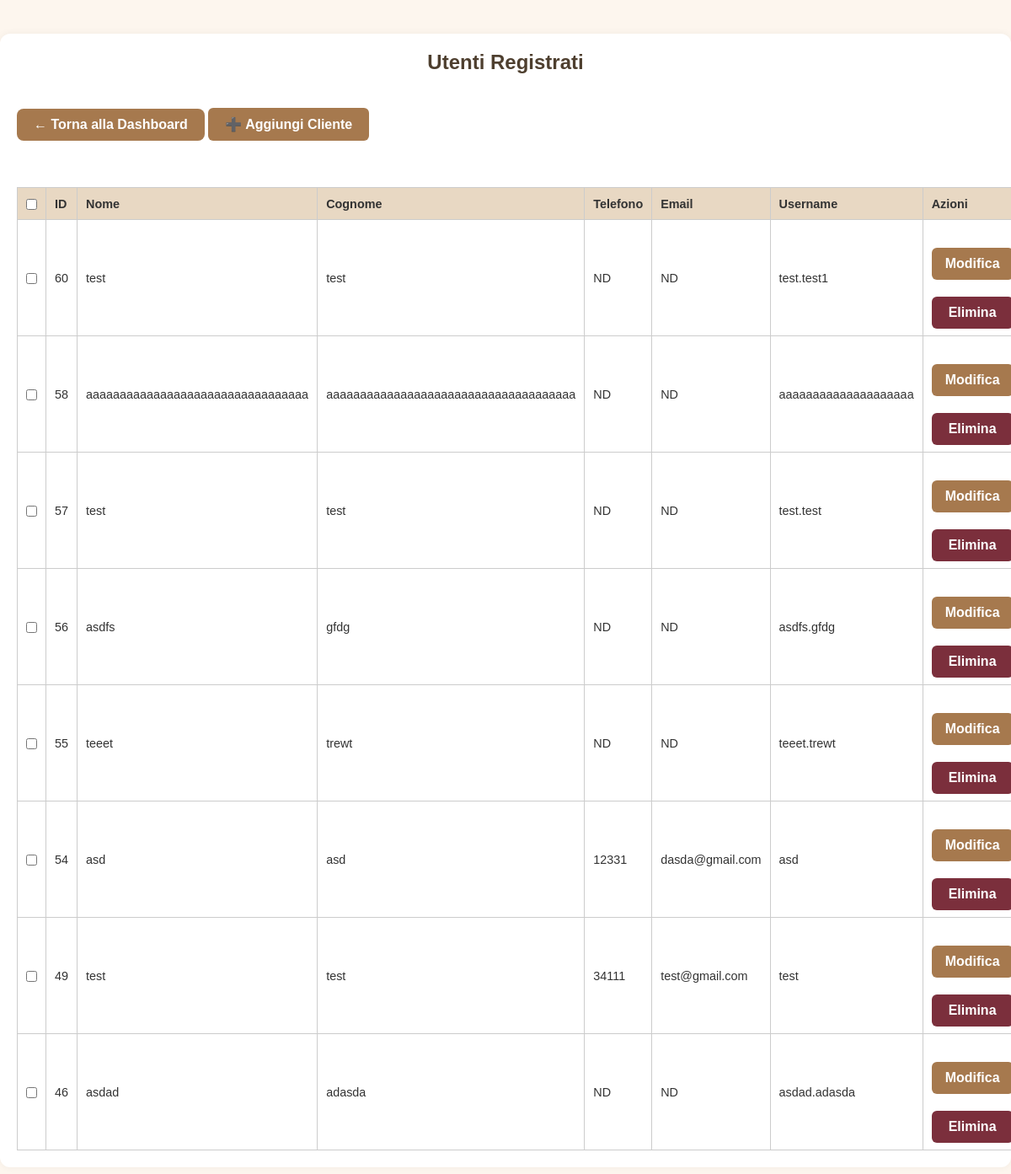
/admin_users (signed in), run on an earlier commit of the app's database.
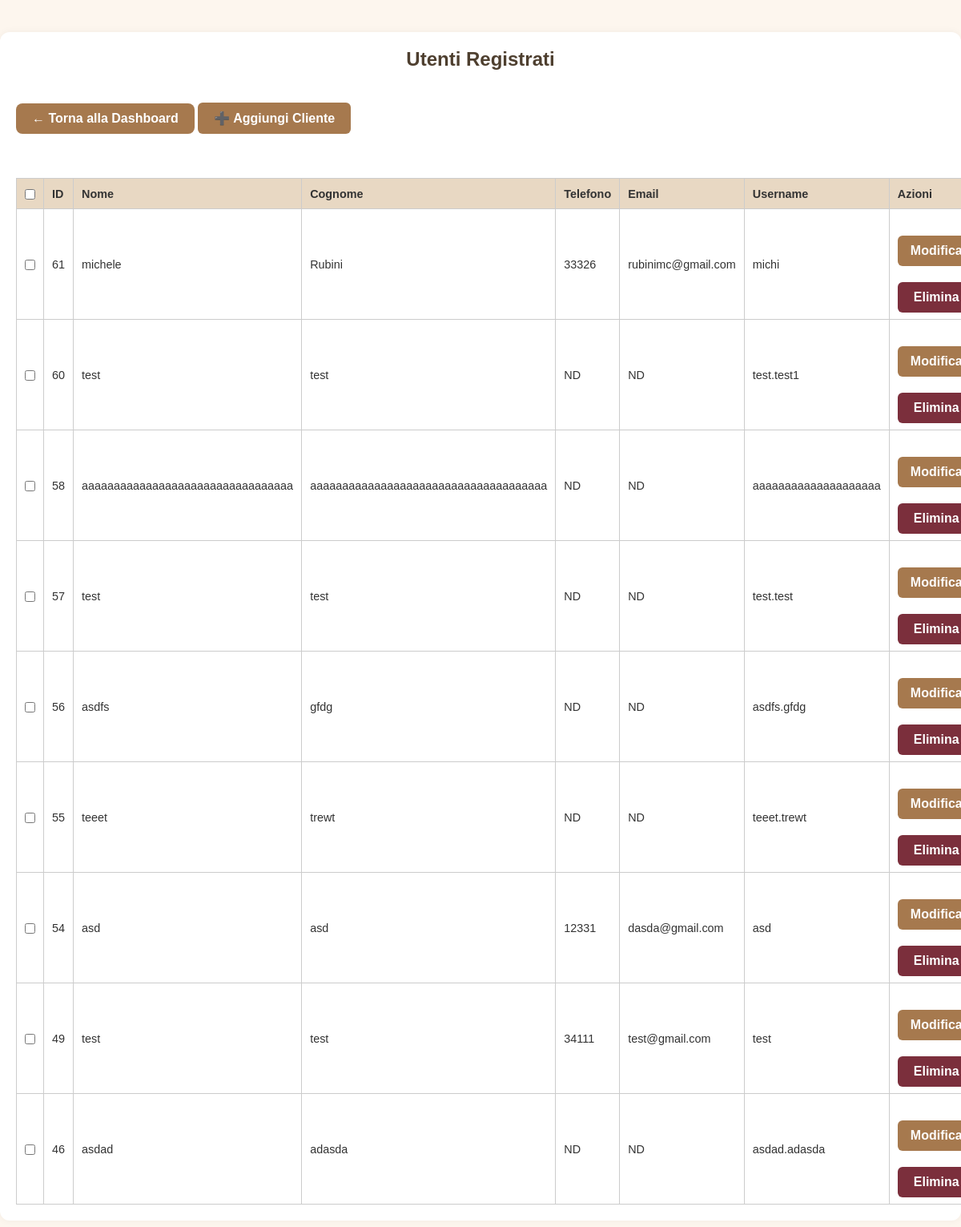
And on a later commit of the database.
### tables this page shows
CREATE TABLE users (
            id INTEGER PRIMARY KEY AUTOINCREMENT,
            username TEXT NOT NULL UNIQUE,
            password TEXT NOT NULL
        , name TEXT NOT NULL DEFAULT 'NOME', surname TEXT NOT NULL DEFAULT 'COGNOME', phone TEXT NOT NULL DEFAULT '0000000000', email TEXT, newsletter_optin INTEGER DEFAULT 0);

### app.py (the view)
@app.route('/admin_users')
def admin_users():
    if 'admin' not in session:
        return redirect(url_for('login_admin'))
    conn = sqlite3.connect('bookings.db')
    cursor = conn.cursor()
    cursor.execute("SELECT id, name, surname, phone, email, username FROM users ORDER BY id DESC")
    users = cursor.fetchall()
    conn.close()
    return render_template('admin_users.html', users=users)

### templates/admin_users.html (shortened to what this page needs)
<!DOCTYPE html>
<html lang="it">
<head>
  <link rel="stylesheet" href="{{ url_for('static', filename='style.css') }}">
</head>
<body>
  <div class="page">
    <div class="container">
      <h2>Utenti Registrati</h2>
      <a class="dashboard-link" href="{{ url_for('admin_dashboard') }}">&larr; Torna alla Dashboard</a>
      <a href="{{ url_for('admin_add_user') }}" style="display: inline-block; margin-bottom: 25px;">
  <button class="big-btn" style="width: auto; padding: 10px 20px;">➕ Aggiungi Cliente</button>
</a>
      {% if users %}
      <form method="post" action="{{ url_for('delete_selected_users') }}">
        <table>
          <thead>
            <tr>
              <th><input type="checkbox" id="select-all"></th>
              <th>ID</th>
              <th>Nome</th>
              <th>Cognome</th>
              <th>Telefono</th>
              <th>Email</th>
              <th>Username</th>
              <th>Azioni</th>
            </tr>
          </thead>
          <tbody>
            {% for user in users %}
            <tr>
              <td><input type="checkbox" name="selected_users" value="{{ user[0] }}"></td>
              <td>{{ user[0] }}</td>
              <td>{{ user[1] }}</td>
              <td>{{ user[2] }}</td>
              <td>{{ user[3] }}</td>
              <td>{{ user[4] or 'ND' }}</td>
              <td>{{ user[5] }}</td>
              <td>
                <div class="actions">
                  <a href="{{ url_for('admin_edit_user', user_id=user[0]) }}">
                    <button class="big-btn" type="button">Modifica</button>
                  </a>
                  <form method="post" action="{{ url_for('admin_delete_user', user_id=user[0]) }}" onsubmit="return confirm('Confermi eliminazione utente {{ user[1] }} {{ user[2] }}?')">
                    <button type="submit" class="delete-btn">Elimina</button>
                  </form>
                </div>
              </td>
            </tr>
            {% endfor %}
          </tbody>
        </table>
      </form>
      {% else %}
        <p>Nessun utente registrato.</p>
      {% endif %}
    </div>
  </div>
</body>
</html>

### static/style.css (style rules this page uses)
* { box-sizing: border-box; margin: 0; padding: 0; }
body { font-family: 'Arial', sans-serif; background-color: #fdf6ec; color: #333; display: flex; flex-direction: column; align-items: center; padding: 20px; }
.container { width: 100%; max-width: 600px; background: #fffaf2; padding: 20px; border-radius: 8px; box-shadow: 0 4px 12px rgba(0, 0, 0, 0.1); margin: 20px 0; }
h1, h2, h3 { text-align: center; color: #4e3f2f; margin-bottom: 15px; }
form { display: flex; flex-direction: column; }
input, select, button { padding: 10px; margin-top: 5px; background-color: #fef9f0; color: #333; border: 1px solid #ccc; border-radius: 5px; font-size: 16px; }
button { background-color: #a67c52; color: #fff; cursor: pointer; font-weight: bold; transition: background-color 0.3s; border: none; }
.big-btn { width: 100%; padding: 15px; font-size: 18px; margin: 10px 0; }
a { display: block; text-align: center; margin-top: 15px; text-decoration: none; color: #a67c52; font-weight: bold; }
table { width: 100%; border-collapse: collapse; margin-top: 20px; background-color: #fff; color: #333; }
table, th, td { border: 1px solid #ddd; }
th, td { padding: 10px; text-align: center; }
th { background-color: #f0e6d6; color: #333; }

### templates/admin_users.html (style rules this page uses)
body { margin: 0; padding: 0; background-color: #fdf6ee; font-family: sans-serif; }
.page { width: 100%; display: flex; justify-content: center; }
.container { max-width: 1400px; margin: 40px auto; padding: 20px; background-color: #fff; border-radius: 12px; box-shadow: 0 0 10px rgba(0, 0, 0, 0.05); }
.dashboard-link { display: inline-block; margin: 10px 0 30px 0; padding: 10px 20px; background-color: #a6794e; color: white; border-radius: 8px; text-decoration: none; font-weight: bold; transition: background-color 0.3s ease; }
table { width: 100%; border-collapse: collapse; font-size: 0.9rem; }
table th, table td { padding: 8px 10px; text-align: left; border: 1px solid #ccc; }
table th { background-color: #e8d8c3; }
.actions { display: flex; flex-direction: column; gap: 5px; }
.big-btn, .delete-btn { width: 100%; padding: 10px 16px; font-size: 1rem; border: none; border-radius: 6px; cursor: pointer; color: #fff; }
.big-btn { background-color: #a6794e; }
.delete-btn { background-color: #7b2f3c !important; }

What changed in the data, as far as the page shows it:
added users: id "61", name "michele", surname "Rubini", phone "33326", email "rubinimc@gmail.com", username "michi"
